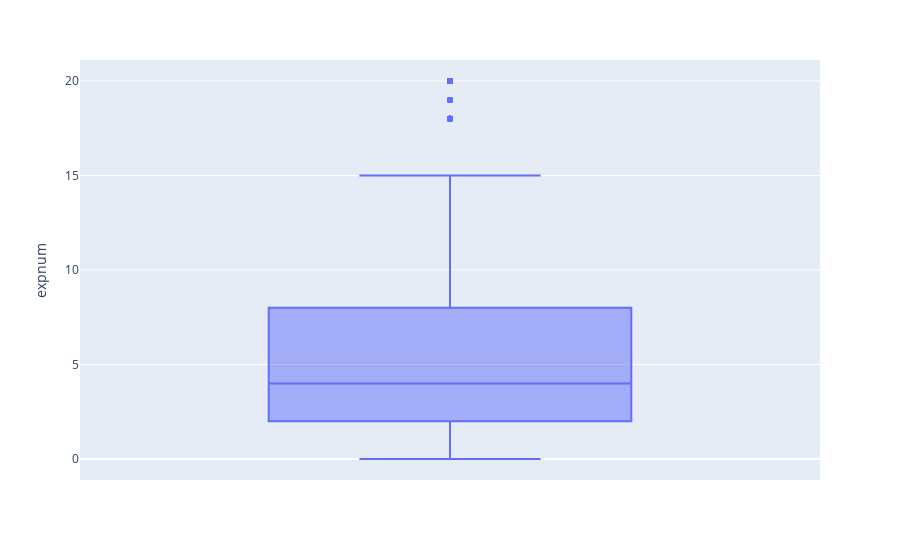

Here is the notebook cell this chart was saved with:
### Code cell
fig = px.box(df, y = 'expnum')
fig.show()

### Figure 1 — Plotly figure (JSON) as saved in the notebook; plotly's stock layout.template omitted (floating-point values rounded to 4 significant figures; data arrays with more than 128 entries replaced by an {"elided": "..."} marker saying what was removed)
{"data": [{"alignmentgroup": "True", "hovertemplate": "expnum=%{y}<extra></extra>", "legendgroup": "", "marker": {"color": "#636efa"}, "name": "", "notched": false, "offsetgroup": "", "orientation": "v", "showlegend": false, "type": "box", "x0": " ", "xaxis": "x", "y": {"elided": "8378 int values"}, "y0": " ", "yaxis": "y"}], "layout": {"boxmode": "group", "legend": {"tracegroupgap": 0}, "margin": {"t": 60}, "xaxis": {"anchor": "y", "domain": [0, 1]}, "yaxis": {"anchor": "x", "domain": [0, 1], "title": {"text": "expnum"}}}}
